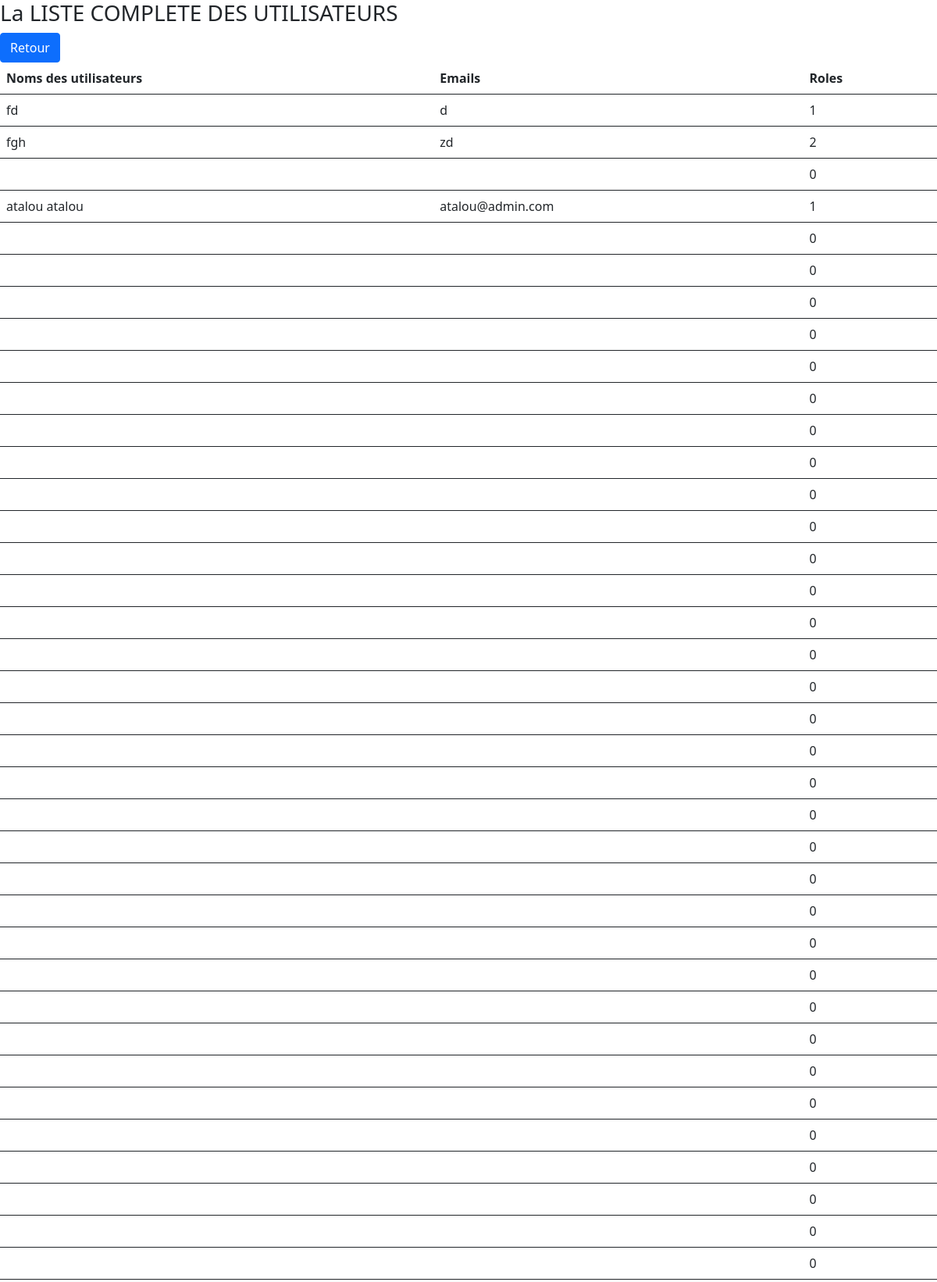
/afficherUsers.php (upper part), run on the app's committed database.
### tables this page shows
CREATE TABLE IF NOT EXISTS `users` (
  `id_users` int NOT NULL AUTO_INCREMENT,
  `Nom_Complet` varchar(70) NOT NULL,
  `Email` varchar(70) NOT NULL,
  `Mot_de_Passe` varchar(150) NOT NULL,
  `id_roles` int NOT NULL,
  PRIMARY KEY (`id_users`),
  KEY `id_roles` (`id_roles`)
);

### afficherUsers.php (the view, shortened to what this page needs)
<!DOCTYPE html>
<html lang="en">
<head>
    <link rel="stylesheet" href="css/bootstrap.css">
</head>
<body>
<h3> La LISTE COMPLETE DES UTILISATEURS</h3>
<table class="table">
        <tr >
            <th scope="col">Noms des utilisateurs</th>
            <th scope="col">Emails</th>
            <th scope="col">Roles</th>
        </tr>
        <div class="form-group">
        <a href="admin.php" class="btn btn-primary">Retour</a>
<?php
$servername = 'localhost';
$username = 'root';
$passwrd = 'Aj0297L0c0#';
$conn =null;
try{
$conn =new PDO("mysql:host =$servername; dbname=gestion_clinique", $username, $passwrd);
$conn->setAttribute(PDO::ATTR_ERRMODE, PDO::ERRMODE_EXCEPTION);
}
catch(PDOException $e){
echo"Erreur : " .$e->getMessage();
}
    if(isset($_POST)){
        extract($_POST);
        $reponse=$conn->query('SELECT * FROM users');
        while($donnee=$reponse->fetch()) {?>
            <tbody>
                <tr>
                    <td> <?= $donnee['Nom_Complet'] ?> </td>
                    <td> <?= $donnee['Email'] ?> </td>
                    <td> <?= $donnee['id_roles'] ?> </td>
                </tr>
            </tbody>
            <?php }
    }
?>
</table>
</body>
</html>

### data on the page
users: Nom_Complet "fd", Email "d", id_roles "1"
users: Nom_Complet "fgh", Email "zd", id_roles "2"
users: id_roles "0"
users: Nom_Complet "atalou atalou", Email "atalou@admin.com", id_roles "1"
users: id_roles "0"
users: id_roles "0"
users: id_roles "0"
users: id_roles "0"
users: id_roles "0"
users: id_roles "0"
users: id_roles "0"
users: id_roles "0"
users: id_roles "0"
users: id_roles "0"
users: id_roles "0"
users: id_roles "0"
users: id_roles "0"
users: id_roles "0"
users: id_roles "0"
users: id_roles "0"
users: id_roles "0"
users: id_roles "0"
users: id_roles "0"
users: id_roles "0"
users: id_roles "0"
users: id_roles "0"
users: id_roles "0"
users: id_roles "0"
users: id_roles "0"
users: id_roles "0"
users: id_roles "0"
users: id_roles "0"
users: id_roles "0"
users: id_roles "0"
users: id_roles "0"
users: id_roles "0"
users: id_roles "0"
